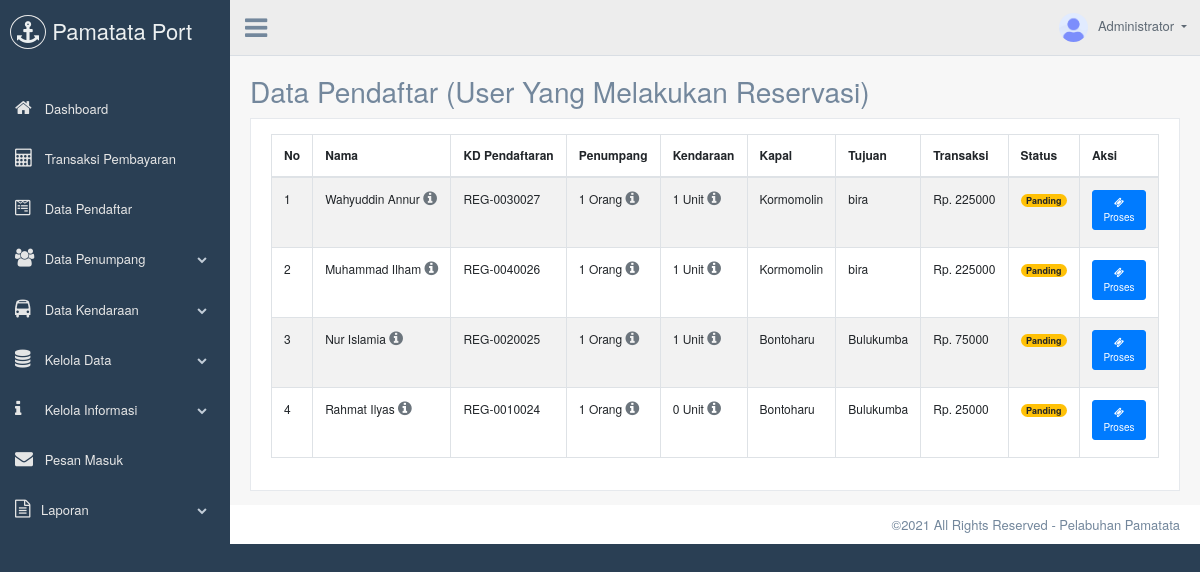
The app's page /admin/data-pendaftar.php (signed in) with its own data.
### tables this page shows
CREATE TABLE `tb_transaksi` (
  `id` int NOT NULL,
  `kd_transaksi` varchar(255) NOT NULL,
  `user_id` int NOT NULL,
  `total_harga_tiket` double NOT NULL,
  `biaya_kendaraan` double NOT NULL,
  `total_harga` double NOT NULL,
  `status` varchar(20) NOT NULL
);

CREATE TABLE `tb_users` (
  `id` int NOT NULL,
  `nama` varchar(255) NOT NULL,
  `umur` varchar(255) NOT NULL,
  `alamat` varchar(255) NOT NULL,
  `jenis_kelamin` varchar(255) NOT NULL,
  `telepon` varchar(255) NOT NULL,
  `email` varchar(255) NOT NULL,
  `password` varchar(255) NOT NULL
);

CREATE TABLE `tb_kapal` (
  `id` int NOT NULL,
  `nama_kapal` varchar(255) NOT NULL,
  `harga` double NOT NULL,
  `kapasitas` int NOT NULL,
  `keterangan` varchar(255) NOT NULL,
  `tujuan` varchar(255) DEFAULT NULL,
  `waktu_berangkat` datetime DEFAULT NULL,
  `status` varchar(20) DEFAULT NULL
);

CREATE TABLE `tb_penumpang` (
  `id` int NOT NULL,
  `user_id` int NOT NULL,
  `kapal_id` int NOT NULL,
  `tujuan` varchar(255) NOT NULL,
  `kd_pendaftaran` varchar(255) NOT NULL,
  `nomor_tiket` varchar(255) NOT NULL,
  `nama` varchar(255) NOT NULL,
  `umur` int NOT NULL,
  `alamat` varchar(255) NOT NULL,
  `jenis_kelamin` varchar(255) NOT NULL,
  `kategori` varchar(255) NOT NULL,
  `tanggal_daftar` datetime NOT NULL,
  `status` varchar(255) NOT NULL
);

### config.php (called while the page is built, shortened)
<?php
$conn = mysqli_connect("localhost","rahmat_ryu","","db_pelabuhan");
$reservasi = mysqli_query($conn, "SELECT * FROM tb_transaksi WHERE status='Belum Lunas'");
foreach ($reservasi as $dta) {
	$kd_daftar = $dta['kd_transaksi'];
	$penumpang = mysqli_query($conn, "SELECT * FROM tb_penumpang WHERE kd_pendaftaran='$kd_daftar'");
}
?>

### admin/data-pendaftar.php (the view, shortened to what this page needs)
<?php
require('template/header.php');
$result = [];
$kd_trns = [];
$penumpang = mysqli_query($conn, "SELECT * FROM tb_penumpang WHERE status!='Batal' ORDER BY id DESC");
foreach ($penumpang as $pn) {
	$tgl_daftar = $pn['tanggal_daftar'];
	$tgl_sekrng = date('Y-m-d H:i:s');
	if (strtotime($tgl_daftar) + 86400 > strtotime($tgl_sekrng)) {
		$kd_trns[] = $pn['kd_pendaftaran'];
	}
}
foreach (array_unique($kd_trns) as $kd) {
	$transaksi = mysqli_query($conn, "SELECT * FROM tb_transaksi WHERE status!='Batal' AND kd_transaksi='$kd'");
	$res = mysqli_fetch_assoc($transaksi);
	if ($res) {
		$result[] = $res;
	}
}
?>
<div class="right_col" role="main">
	<div class="">
		<div class="page-title">
			<div class="title_left" style="width: 100%">
				<h3>Data Pendaftar (User Yang Melakukan Reservasi)</small></h3>
			</div>
		</div>
		<div class="clearfix"></div>
		<div class="row">
			<div class="col-md-12 col-sm-12 ">
				<div class="x_panel">
					<div class="x_content">
						<div class="row">
							<div class="col-sm-12">
								<div class="card-box table-responsive">
									<table id="datatable" class="table table-striped table-bordered" style="width:100%; font-size: 12px;">
										<thead>
											<tr>
												<th width="10">No</th>
												<th style="min-width: 120px;">Nama</th>
												<th>KD Pendaftaran</th>
												<th>Penumpang</th>
												<th>Kendaraan</th>
												<th>Kapal</th>
												<th>Tujuan</th>
												<th>Transaksi</th>
												<th>Status</th>
												<th width="50">Aksi</th>
											</tr>
										</thead>
										<tbody>
											<?php $no = 1; foreach ($result as $dta) {
												$kd_daftar = $dta['kd_transaksi'];
												$orang = 0;
												$kendaraan = 0;
												$penumpang = mysqli_query($conn, "SELECT * FROM tb_penumpang WHERE kd_pendaftaran='$kd_daftar'");
												foreach ($penumpang as $pn) {
													$orang = $orang + 1;
													$user_id = $pn['user_id'];
													$tujuan = $pn['tujuan'];
													$kapal_id = $pn['kapal_id'];
													$status = $pn['status'];
												}
												$user = mysqli_query($conn, "SELECT * FROM tb_users WHERE id='$user_id'");
												$usr = mysqli_fetch_assoc($user);
												$get_kendaraan = mysqli_query($conn, "SELECT * FROM tb_kendaraan WHERE kd_pendaftaran='$kd_daftar'");
												foreach ($get_kendaraan as $kn) {
													$kendaraan = $kendaraan + 1;
												}
												$get_kapal = mysqli_query($conn, "SELECT * FROM tb_kapal WHERE id='$kapal_id'");
												$kapal = mysqli_fetch_assoc($get_kapal); ?>
												<tr>
													<td><?= $no; ?></td>
													<td>
														<?= $usr['nama']; ?>
														<a href="#" class="text-secondary" data-toggle="modal" data-toggle1="tooltip" data-original-title="Detail User" data-target="#detailUser<?= $dta['id'] ?>"><i class="fa fa-info-circle" style="font-size: 16px;"></i></a>
													</td>
													<td><?= $dta['kd_transaksi']; ?></td>
													<td>
														<?= $orang ?> Orang
														<a href="#" class="text-secondary" data-toggle="modal" data-toggle1="tooltip" data-original-title="Detail Penumpang" data-target="#detailPenumpang<?= $dta['id'] ?>"><i class="fa fa-info-circle" style="font-size: 16px;"></i></a>
													</td>
													<td>
														<?= $kendaraan ?> Unit
														<a href="#" class="text-secondary" data-toggle="modal" data-toggle1="tooltip" data-original-title="Detail Kendaraan" data-target="#detailKendaraan<?= $dta['id'] ?>"><i class="fa fa-info-circle" style="font-size: 16px;"></i></a>
													</td>
													<td><?= $kapal['nama_kapal'] ?></td>
													<td><?= $tujuan ?></td>
													<td>Rp. <?= $dta['total_harga']; ?></td>
													<td class="text-center">
														<?php
														if ($status == 'Selesai') $color = 'success';
														else if ($status == 'Panding') $color = 'warning';
														else if ($status == 'Batal') $color = 'danger';
														?>
														<span class="badge badge-pill badge-<?= $color ?>"><?= $status ?></span>
													</td>
													<td>
														<?php
														if ($status == 'Selesai') { ?>
															<a href="transaksi.php?find_code=<?= $dta['kd_transaksi'] ?>&cetak=true" class="btn btn-success btn-sm btn-block" data-toggle1="tooltip" data-original-title="Cetak Tiket & Detail Transaksi" style="font-size: 10px;"><i class="fa fa-print"></i> Cetak</a>
														<?php } else { ?>
															<a href="transaksi.php?find_code=<?= $dta['kd_transaksi'] ?>" class="btn btn-primary btn-sm btn-block" data-toggle1="tooltip" data-original-title="Proses Transaksi Pembayaran" style="font-size: 10px;"><i class="fa fa-ticket"></i> Proses</a>
														<?php } ?>
													</td>
												</tr>
												<?php $no = $no + 1;
											} ?>
										</tbody>
									</table>
								</div>
							</div>
						</div>
					</div>
				</div>
			</div>
		</div>
	</div>
</div>
<?php
require('template/footer.php');
?>

### admin/template/header.php (shortened to what this page needs)
<?php
require('../config.php');
$get_admin = mysqli_query($conn, "SELECT * FROM tb_admin");
$admin = mysqli_fetch_assoc($get_admin);
?>
<!DOCTYPE html>
<html lang="en">
<head>
  <link href="vendors/bootstrap/dist/css/bootstrap.min.css" rel="stylesheet">
  <link href="vendors/font-awesome/css/font-awesome.min.css" rel="stylesheet">
  <link href="vendors/nprogress/nprogress.css" rel="stylesheet">
  <link href="vendors/iCheck/skins/flat/green.css" rel="stylesheet">
  <link href="vendors/bootstrap-progressbar/css/bootstrap-progressbar-3.3.4.min.css" rel="stylesheet">
  <link href="vendors/malihu-custom-scrollbar-plugin/jquery.mCustomScrollbar.min.css" rel="stylesheet"/>
  <link href="vendors/jqvmap/dist/jqvmap.min.css" rel="stylesheet"/>
  <link href="vendors/bootstrap-daterangepicker/daterangepicker.css" rel="stylesheet">
  <link href="vendors/select2/dist/css/select2.min.css" rel="stylesheet">
  <link href="vendors/datatables.net-bs/css/dataTables.bootstrap.min.css" rel="stylesheet">
  <link href="vendors/datatables.net-buttons-bs/css/buttons.bootstrap.min.css" rel="stylesheet">
  <link href="vendors/datatables.net-fixedheader-bs/css/fixedHeader.bootstrap.min.css" rel="stylesheet">
  <link href="vendors/datatables.net-responsive-bs/css/responsive.bootstrap.min.css" rel="stylesheet">
  <link href="vendors/datatables.net-scroller-bs/css/scroller.bootstrap.min.css" rel="stylesheet">
  <link href="build/css/custom.min.css" rel="stylesheet">
</head>
<body class="nav-md">
  <div class="container body">
    <div class="main_container">
      <div class="col-md-3 left_col menu_fixed">
        <div class="left_col scroll-view">
          <div class="navbar nav_title" style="border: 0;">
            <a href="../index.php" class="site_title"><i class="fa fa-anchor"></i> <span>Pamatata Port</span></a>
          </div>
          <br />
          <div id="sidebar-menu" class="main_menu_side hidden-print main_menu">
            <div class="menu_section">
              <ul class="nav side-menu">
                <li><a href="index.php"><i class="fa fa-home"></i> Dashboard</a></li>
                <li>
                  <a href="transaksi.php"><i class="fa fa-calculator"></i> Transaksi Pembayaran</a>
                </li>
                <li>
                  <a href="data-pendaftar.php"><i class="fa fa-wpforms"></i> Data Pendaftar</a>
                </li>
                <li><a><i class="fa fa-users"></i> Data Penumpang<span class="fa fa-chevron-down"></span></a>
                </li>
                <li><a><i class="fa fa-bus"></i> Data Kendaraan<span class="fa fa-chevron-down"></span></a>
                </li>
                <li><a><i class="fa fa-database"></i> Kelola Data <span class="fa fa-chevron-down"></span></a>
                </li>
                <li><a><i class="fa fa-info"></i> Kelola Informasi <span class="fa fa-chevron-down"></span></a>
                </li>
                <li>
                  <a href="pesan-masuk.php">
                    <i class="fa fa-envelope"></i>
                    <span>Pesan Masuk</span>
                  </a>
                </li>
                <li><a><i class="fa fa-file-text-o"></i>Laporan <span class="fa fa-chevron-down"></span></a>
                </li>
              </ul>
            </div>
          </div>
        </div>
      </div>
      <div class="top_nav">
        <div class="nav_menu">
          <div class="nav toggle">
            <a id="menu_toggle"><i class="fa fa-bars"></i></a>
          </div>
          <nav class="nav navbar-nav">
            <ul class=" navbar-right">
              <li class="nav-item dropdown open" style="padding-left: 15px;">
                <a href="javascript:;" class="user-profile dropdown-toggle" aria-haspopup="true" id="navbarDropdown" data-toggle="dropdown" aria-expanded="false">
                  <img src="images/admin.png" alt=""><?= $admin['nama'] ?>
                </a>
              </li>
            </ul>
          </nav>
        </div>
      </div>

### records on screen
tb_transaksi: user.nama "Wahyuddin Annur", kd_transaksi "REG-0030027", orang "1", kendaraan "1", tb_kapal.nama_kapal "Kormomolin", total_harga "225000"
tb_penumpang: tujuan "bira", status "Panding"
tb_transaksi: user.nama "Muhammad Ilham", kd_transaksi "REG-0040026", orang "1", kendaraan "1", tb_kapal.nama_kapal "Kormomolin", total_harga "225000"
tb_penumpang: tujuan "bira", status "Panding"
tb_transaksi: user.nama "Nur Islamia", kd_transaksi "REG-0020025", orang "1", kendaraan "1", tb_kapal.nama_kapal "Bontoharu", total_harga "75000"
tb_penumpang: tujuan "Bulukumba", status "Panding"
tb_transaksi: user.nama "Rahmat Ilyas", kd_transaksi "REG-0010024", orang "1", kendaraan "0", tb_kapal.nama_kapal "Bontoharu", total_harga "25000"
tb_penumpang: tujuan "Bulukumba", status "Panding"

### other values on screen
$admin['nama'] "Administrator"
